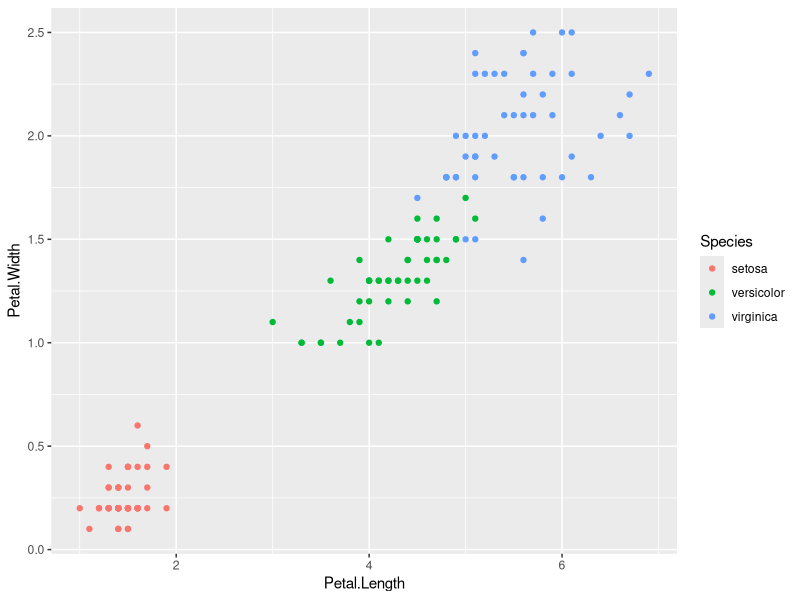
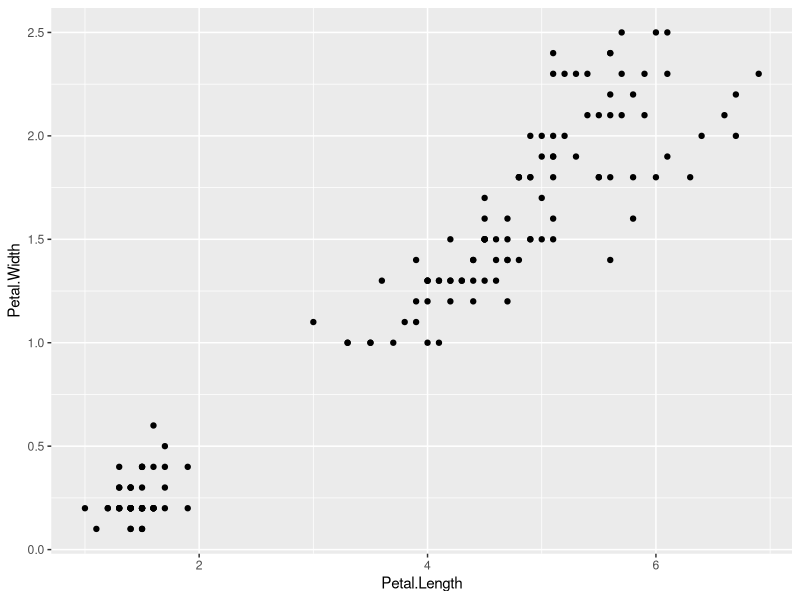

R code for these plots, in order:
library(datasets)
head(iris)

#Petal length and width appear to be similar
library(ggplot2)


ggplot(iris, aes(Petal.Length, Petal.Width, color = Species)) + geom_point()

set.seed(20)
irisCluster <- kmeans(iris[, 3:4], 3, nstart = 20)
irisCluster

table(irisCluster$cluster, iris$Species)

irisCluster$cluster <- as.factor(irisCluster$cluster)
ggplot(iris, aes(Petal.Length, Petal.Width, color = iris$cluster)) + geom_point()
